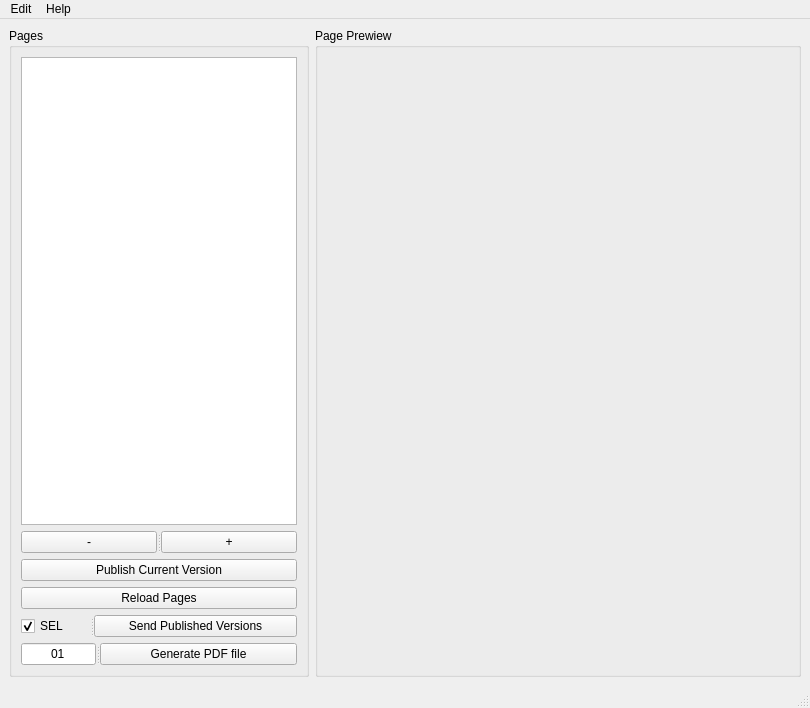
<?xml version="1.0" encoding="UTF-8"?>
<ui version="4.0">
 <class>Assembler</class>
 <widget class="QMainWindow" name="Assembler">
  <property name="geometry">
   <rect>
    <x>0</x>
    <y>0</y>
    <width>810</width>
    <height>708</height>
   </rect>
  </property>
  <property name="windowTitle">
   <string>Book Assembler</string>
  </property>
  <widget class="QWidget" name="centralwidget">
   <layout class="QHBoxLayout" name="horizontalLayout">
    <item>
     <widget class="QGroupBox" name="groupBox">
      <property name="minimumSize">
       <size>
        <width>300</width>
        <height>0</height>
       </size>
      </property>
      <property name="maximumSize">
       <size>
        <width>300</width>
        <height>16777215</height>
       </size>
      </property>
      <property name="title">
       <string>Pages</string>
      </property>
      <layout class="QVBoxLayout" name="verticalLayout">
       <item>
        <widget class="QTableView" name="tabPages"/>
       </item>
       <item>
        <widget class="QSplitter" name="splitter">
         <property name="orientation">
          <enum>Qt::Horizontal</enum>
         </property>
         <widget class="QPushButton" name="btnDownVersion">
          <property name="text">
           <string>-</string>
          </property>
         </widget>
         <widget class="QPushButton" name="btnUpVersion">
          <property name="text">
           <string>+</string>
          </property>
         </widget>
        </widget>
       </item>
       <item>
        <widget class="QPushButton" name="btnPublish">
         <property name="text">
          <string>Publish Current Version</string>
         </property>
        </widget>
       </item>
       <item>
        <widget class="QPushButton" name="btnReload">
         <property name="text">
          <string>Reload Pages</string>
         </property>
        </widget>
       </item>
       <item>
        <widget class="QSplitter" name="splitter_2">
         <property name="orientation">
          <enum>Qt::Horizontal</enum>
         </property>
         <widget class="QCheckBox" name="chbSelected">
          <property name="maximumSize">
           <size>
            <width>100</width>
            <height>16777215</height>
           </size>
          </property>
          <property name="text">
           <string>SEL</string>
          </property>
          <property name="checked">
           <bool>true</bool>
          </property>
         </widget>
         <widget class="QPushButton" name="btnSendPublished">
          <property name="text">
           <string>Send Published Versions</string>
          </property>
         </widget>
        </widget>
       </item>
       <item>
        <widget class="QSplitter" name="splitter_3">
         <property name="orientation">
          <enum>Qt::Horizontal</enum>
         </property>
         <widget class="QLineEdit" name="linPDFVersion">
          <property name="maximumSize">
           <size>
            <width>75</width>
            <height>16777215</height>
           </size>
          </property>
          <property name="text">
           <string>01</string>
          </property>
          <property name="alignment">
           <set>Qt::AlignCenter</set>
          </property>
         </widget>
         <widget class="QPushButton" name="btnGeneratePDF">
          <property name="text">
           <string>Generate PDF file</string>
          </property>
         </widget>
        </widget>
       </item>
      </layout>
     </widget>
    </item>
    <item>
     <widget class="QGroupBox" name="grp_images">
      <property name="title">
       <string>Page Prewiew</string>
      </property>
      <layout class="QVBoxLayout" name="verticalLayout_2">
       <item>
        <widget class="QLabel" name="labPage">
         <property name="text">
          <string/>
         </property>
        </widget>
       </item>
       <item>
        <spacer name="verticalSpacer">
         <property name="orientation">
          <enum>Qt::Vertical</enum>
         </property>
         <property name="sizeHint" stdset="0">
          <size>
           <width>20</width>
           <height>40</height>
          </size>
         </property>
        </spacer>
       </item>
      </layout>
     </widget>
    </item>
   </layout>
  </widget>
  <widget class="QMenuBar" name="menubar">
   <property name="geometry">
    <rect>
     <x>0</x>
     <y>0</y>
     <width>810</width>
     <height>21</height>
    </rect>
   </property>
   <widget class="QMenu" name="menuHelp">
    <property name="title">
     <string>Help</string>
    </property>
    <addaction name="actionDocumentation"/>
   </widget>
   <widget class="QMenu" name="menuEdit">
    <property name="title">
     <string>Edit</string>
    </property>
    <addaction name="actionSet_Project"/>
   </widget>
   <addaction name="menuEdit"/>
   <addaction name="menuHelp"/>
  </widget>
  <widget class="QStatusBar" name="statusbar"/>
  <action name="actionDocumentation">
   <property name="text">
    <string>Documentation</string>
   </property>
  </action>
  <action name="actionSet_Project">
   <property name="text">
    <string>Modify Settings</string>
   </property>
  </action>
 </widget>
 <resources/>
 <connections/>
</ui>
